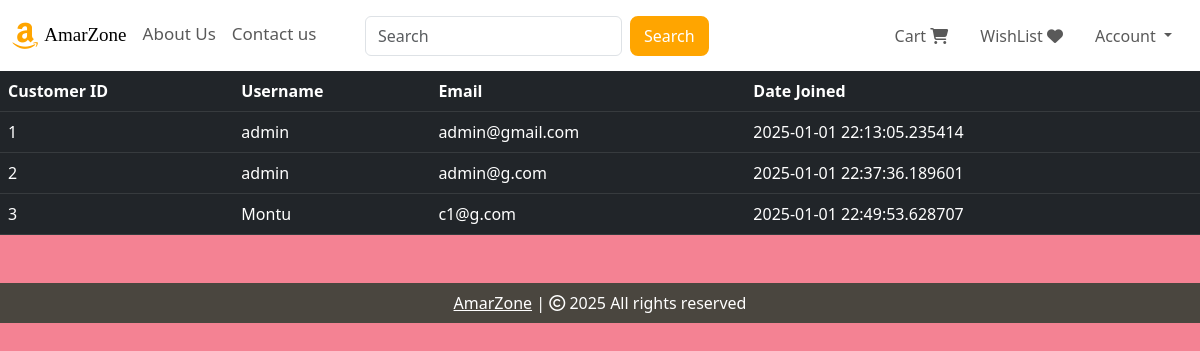
The page /customers (signed in) on the database as committed earlier.
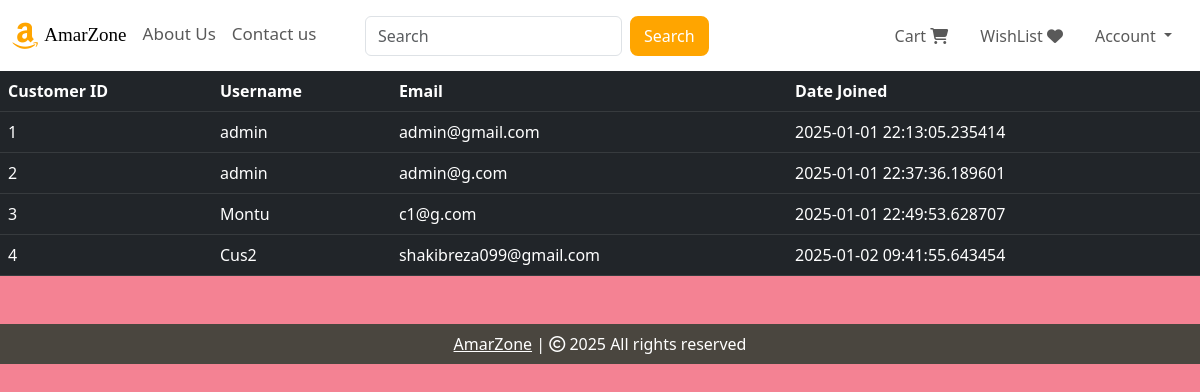
The same page on the database as committed later.
### website/models.py (models this page shows, shortened)
class Customer(db.Model, UserMixin):
    id = db.Column(db.Integer, primary_key=True)
    email = db.Column(db.String(100), unique=True)
    username = db.Column(db.String(100))
    password_hash = db.Column(db.String(150))
    date_joined = db.Column(db.DateTime(), default=datetime.utcnow)
    cart_items = db.relationship('Cart', backref=db.backref('customer', lazy=True))
    orders = db.relationship('Order', backref=db.backref('customer', lazy=True))
    @property
    def password(self):
        raise AttributeError('Password is not a readable Attribute')

### website/admin.py (the view)
@admin.route('/customers')
@login_required
def display_customers():
    if current_user.id in [2]:
        customers = Customer.query.all()
        return render_template('customers.html', customers=customers)
    return render_template('404.html')

### website/templates/customers.html (shortened to what this page needs)
{% extends 'base.html' %}
{% block body %}
<table class="table table-dark table-hover">
    <thead>
        <tr>
            <th scope="col">Customer ID</th>
            <th scope="col">Username</th>
            <th scope="col">Email</th>
            <th scope="col">Date Joined</th>
        </tr>
    </thead>
    <tbody>
        {% for customer in customers %}
        <tr>
        <td>{{ customer.id }}</td>
        <td>{{ customer.username }}</td>
        <td>{{ customer.email }}</td>
        <td>{{ customer.date_joined }}</td>
        </tr>
        {% endfor %}
    </tbody>
</table>
{% endblock %}

Rows that differ between the two databases and show on the page:
added Customer: id "4", username "Cus2", email "shakibreza099@gmail.com", date_joined "2025-01-02 09:41:55.643454"
